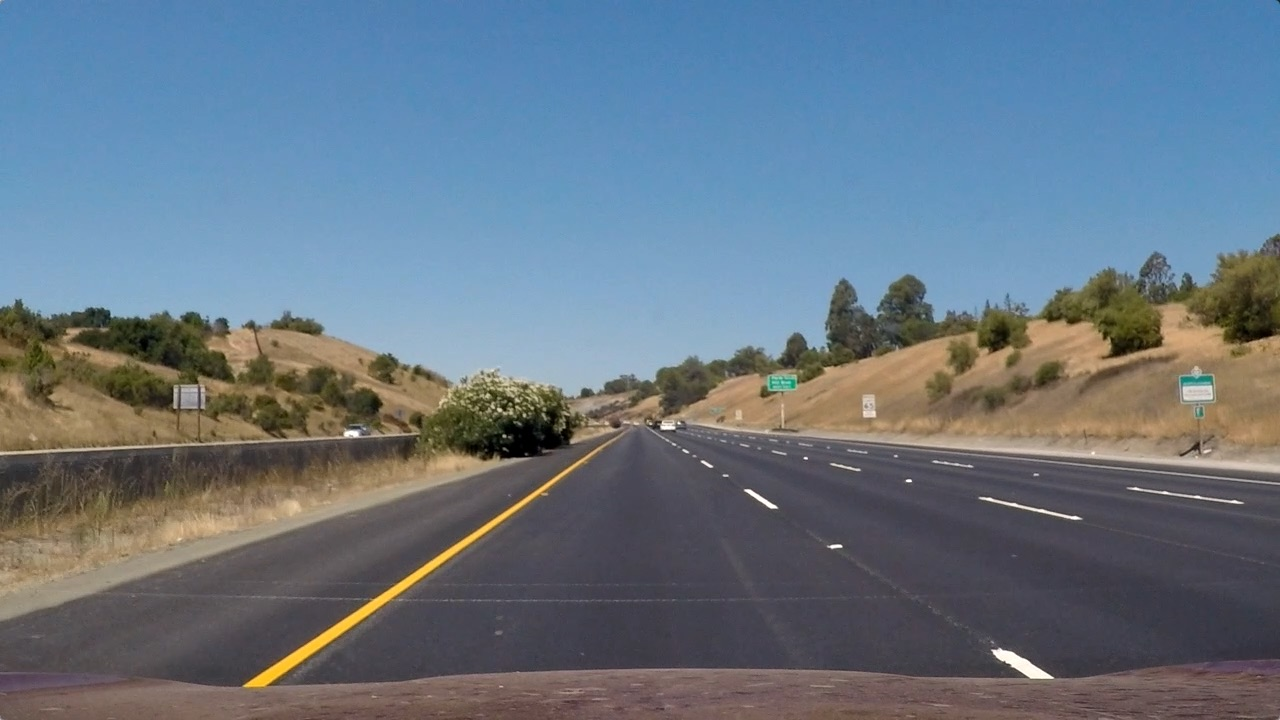
#> input picture input/straight_lines1.jpg, 1280 x 720 px; its folder holds only this picture in this run
$ python -i lane_detection_tracking.py   (imports and definitions only)   (older library calls are emulated)
#> lines starting #> are read from the running program, lines starting #| are printed output that depends on the picture; after the words box and inside, x2 and y2 are one past the last pixel; in counts of white or black regions, pixels touching at a corner belong together
### constants.py
# Constants

import numpy as np
import cv2

LANEWIDTH = 3.7  # highway lane width in US: 3.7 meters
input_scale = 1
output_frame_scale = 1
N = 4  # buffer previous N lines

# fullsize:1280x720
x = [194, 1117, 705, 575]
y = [719, 719, 461, 461]
X = [290, 990, 990, 290]
Y = [719, 719, 0, 0]

# Threshold for color and gradient thresholding
s_thresh, sx_thresh, dir_thresh, m_thresh, r_thresh = (
    120, 255), (20, 100), (0.7, 1.3), (30, 100), (200, 255)

src = np.floor(np.float32([[x[0], y[0]], [x[1], y[1]], [
               x[2], y[2]], [x[3], y[3]]]) / input_scale)
dst = np.floor(np.float32([[X[0], Y[0]], [X[1], Y[1]], [
               X[2], Y[2]], [X[3], Y[3]]]) / input_scale)

frame_width = 1280
frame_height = 720

# Only for creating the final video visualization
X_b = [574, 706, 706, 574]
Y_b = [719, 719, 0, 0]
src_ = np.floor(np.float32([[x[0], y[0]], [x[1], y[1]], [
                x[2], y[2]], [x[3], y[3]]]) / (input_scale*2))
dst_ = np.floor(np.float32([[X_b[0], Y_b[0]], [X_b[1], Y_b[1]], [
                X_b[2], Y_b[2]], [X_b[3], Y_b[3]]]) / (input_scale*2))


def warper(img, M):

    # Compute and apply perspective transform
    img_size = (img.shape[1], img.shape[0])
    # keep same size as input image
    warped = cv2.warpPerspective(img, M, img_size, flags=cv2.INTER_NEAREST)

    return warped

### lane_detection_tracking.py
# Lane Detection and Tracking

import cv2
import numpy as np
from copy import copy
import matplotlib.pyplot as plt
import os
import logging
from constants import *

log_path = os.path.join(os.getcwd(), "logs")
# [8 lines not run here, left out]

op_path = os.getcwd()+'\output'
# [2 lines not run here, left out]


class Lane():
    def __init__(self):
        # was the line detected in the last frame or not
        self.detected = False
        # x values for detected line pixels
        self.cur_fitx = None
        # y values for detected line pixels
        self.cur_fity = None
        # x values of the last N fits of the line
        self.prev_fitx = []
        # polynomial coefficients for the most recent fit
        self.current_poly = [np.array([False])]
        # best polynomial coefficients for the last iteration
        self.prev_poly = [np.array([False])]

    def average_pre_lanes(self):
        tmp = copy(self.prev_fitx)
        tmp.append(self.cur_fitx)
        self.mean_fitx = np.mean(tmp, axis=0)

    def append_fitx(self):
        if len(self.prev_fitx) == N:
            self.prev_fitx.pop(0)
        self.prev_fitx.append(self.mean_fitx)

    def process(self, ploty):
        self.cur_fity = ploty
        self.average_pre_lanes()
        self.append_fitx()
        self.prev_poly = self.current_poly


def threshold_col_channel(channel, thresh):

    binary = np.zeros_like(channel)
    binary[(channel >= thresh[0]) & (channel <= thresh[1])] = 1

    return binary


def abs_sobel_thresh(img, orient='x', sobel_kernel=3, thresh=(0, 255)):

    # Apply the following steps to img
    # 1) Convert to grayscale
    gray = cv2.cvtColor(img, cv2.COLOR_RGB2GRAY)

    # 2) Take the derivative in x or y given orient = 'x' or 'y'
    # 3) Take the absolute value of the derivative or gradient
    if orient == 'x':
        abs_sobel = np.absolute(
            cv2.Sobel(gray, cv2.CV_64F, 1, 0, ksize=sobel_kernel))
    if orient == 'y':
        abs_sobel = np.absolute(
            cv2.Sobel(gray, cv2.CV_64F, 0, 1, ksize=sobel_kernel))

    # 4) Scale to 8-bit (0 - 255) then convert to type = np.uint8
    scaled_sobel = np.uint8(255.*abs_sobel/np.max(abs_sobel))

    # 5) Create a mask of 1's where the scaled gradient magnitude
    # is > thresh_min and < thresh_max
    binary_output = np.zeros_like(scaled_sobel)
    binary_output[(scaled_sobel >= thresh[0]) &
                  (scaled_sobel <= thresh[1])] = 1

    return binary_output


def dir_threshold(img, sobel_kernel=3, thresh=(0, np.pi/2)):
    """ threshold according to the direction of the gradient

    :param img:
    :param sobel_kernel:
    :param thresh:
    :return:
    """

    # Apply the following steps to img
    # 1) Convert to grayscale
    gray = cv2.cvtColor(img, cv2.COLOR_RGB2GRAY)

    # 2) Take the gradient in x and y separately
    sobelx = cv2.Sobel(gray, cv2.CV_64F, 1, 0, ksize=sobel_kernel)
    sobely = cv2.Sobel(gray, cv2.CV_64F, 0, 1, ksize=sobel_kernel)

    # 3) Take the absolute value of the x and y gradients
    # 4) Use np.arctan2(abs_sobely, abs_sobelx) to calculate the direction of the gradient
    absgraddir = np.arctan2(np.absolute(sobely), np.absolute(sobelx))

    # 5) Create a binary mask where direction thresholds are met
    binary_output = np.zeros_like(absgraddir)
    binary_output[(absgraddir >= thresh[0]) & (absgraddir <= thresh[1])] = 1

    return binary_output


def find_edges(img, s_thresh=s_thresh, sx_thresh=sx_thresh, dir_thresh=dir_thresh, visualization=False):

    img = np.copy(img)
    # Convert to HSV color space and threshold the s channel
    hls = cv2.cvtColor(img, cv2.COLOR_BGR2HLS).astype(np.float)
    s_channel = hls[:, :, 2]
    s_binary = threshold_col_channel(s_channel, thresh=s_thresh)
    if(visualization):
        cv2.imshow("HSV color space", s_binary)
        cv2.waitKey(0)
        # save image
        img_file = os.path.join(op_path, "hsv_image.png")
        status = cv2.imwrite(img_file, 255*s_binary)
        logging.info(
            "HSV color space Image written to file-system : {}".format(status))

    # Sobel x
    sxbinary = abs_sobel_thresh(
        img, orient='x', sobel_kernel=3, thresh=sx_thresh)
    # mag_binary = mag_thresh(img, sobel_kernel=3, thresh=m_thresh)
    # # gradient direction
    dir_binary = dir_threshold(img, sobel_kernel=3, thresh=dir_thresh)
    #
    # # output mask
    combined_binary = np.zeros_like(s_channel)
    combined_binary[(((sxbinary == 1) & (dir_binary == 1)) |
                     ((s_binary == 1) & (dir_binary == 1)))] = 1

    # add more weights for the s channel
    c_bi = np.zeros_like(s_channel)
    c_bi[((sxbinary == 1) & (s_binary == 1))] = 2

    ave_binary = (combined_binary + c_bi)

    return ave_binary


# [94 lines left out: functions window_search, tracker, not called in this run]

# fit the lane line


def full_search(binary_warped, visualization=False):

    histogram = np.sum(binary_warped[binary_warped.shape[0]//2:, :], axis=0)
    # Create an output image to draw on and  visualize the result
    out_img = np.dstack((binary_warped, binary_warped, binary_warped))*255
    out_img = out_img.astype('uint8')

    # Find the peak of the left and right halves of the histogram
    # These will be the starting point for the left and right lines
    midpoint = np.int(histogram.shape[0]/2)
    leftx_base = np.argmax(histogram[:midpoint])
    rightx_base = np.argmax(histogram[midpoint:]) + midpoint

    # Choose the number of sliding windows
    nwindows = 9
    # Set height of windows
    window_height = np.int(binary_warped.shape[0]/nwindows)
    # Identify the x and y positions of all nonzero pixels in the image
    nonzero = binary_warped.nonzero()
    nonzeroy = np.array(nonzero[0])
    nonzerox = np.array(nonzero[1])
    # Current positions to be updated for each window
    leftx_current = leftx_base
    rightx_current = rightx_base
    # Set the width of the windows +/- margin
    margin = np.floor(100/input_scale)
    # Set minimum number of pixels found to recenter window
    minpix = np.floor(50/input_scale)
    # Create empty lists to receive left and right lane pixel indices
    left_lane_inds = []
    right_lane_inds = []

    # Step through the windows one by one
    for window in range(nwindows):
        # Identify window boundaries in x and y (and right and left)
        win_y_low = binary_warped.shape[0] - (window+1)*window_height
        win_y_high = binary_warped.shape[0] - window*window_height
        win_xleft_low = leftx_current - margin
        win_xleft_high = leftx_current + margin
        win_xright_low = rightx_current - margin
        win_xright_high = rightx_current + margin
        # Draw the windows on the visualization image
        if visualization:
            cv2.rectangle(out_img, (int(win_xleft_low), int(win_y_low)), (int(
                win_xleft_high), int(win_y_high)), (0, 255, 0), 2)
            cv2.rectangle(out_img, (int(win_xright_low), int(win_y_low)), (int(
                win_xright_high), int(win_y_high)), (0, 255, 0), 2)

        # Identify the nonzero pixels in x and y within the window
        good_left_inds = ((nonzeroy >= win_y_low) & (nonzeroy < win_y_high) & (
            nonzerox >= win_xleft_low) & (nonzerox < win_xleft_high)).nonzero()[0]
        good_right_inds = ((nonzeroy >= win_y_low) & (nonzeroy < win_y_high) & (
            nonzerox >= win_xright_low) & (nonzerox < win_xright_high)).nonzero()[0]
        # Append these indices to the lists
        left_lane_inds.append(good_left_inds)
        right_lane_inds.append(good_right_inds)
        # If you found > minpix pixels, recenter next window on their mean position
        if len(good_left_inds) > minpix:
            leftx_current = np.int(np.mean(nonzerox[good_left_inds]))
        if len(good_right_inds) > minpix:
            rightx_current = np.int(np.mean(nonzerox[good_right_inds]))

    # Concatenate the arrays of indices
    left_lane_inds = np.concatenate(left_lane_inds)
    right_lane_inds = np.concatenate(right_lane_inds)

    # Extract left and right line pixel positions
    leftx = nonzerox[left_lane_inds]
    lefty = nonzeroy[left_lane_inds]
    rightx = nonzerox[right_lane_inds]
    righty = nonzeroy[right_lane_inds]

    # Fit a second order polynomial to each
    left_fit = np.polyfit(lefty, leftx, 2)
    right_fit = np.polyfit(righty, rightx, 2)
    # Visualization

    # Generate x and y values for plotting
    if visualization:
        ploty = np.linspace(
            0, binary_warped.shape[0]-1, binary_warped.shape[0])
        left_fitx = left_fit[0]*ploty**2 + left_fit[1]*ploty + left_fit[2]
        right_fitx = right_fit[0]*ploty**2 + right_fit[1]*ploty + right_fit[2]

        out_img[nonzeroy[left_lane_inds],
                nonzerox[left_lane_inds]] = [255, 0, 0]
        out_img[nonzeroy[right_lane_inds],
                nonzerox[right_lane_inds]] = [0, 0, 255]
        # plt.subplot(1,2,1)
        plt.imshow(out_img)
        # plt.imshow(binary_warped)
        plt.plot(left_fitx, ploty, color='yellow')
        plt.plot(right_fitx, ploty, color='yellow')
        plt.xlim((0, frame_width / input_scale))
        plt.ylim((frame_height / input_scale, 0))
        img_file = os.path.join(op_path, 'window_search.png')
        plt.title("Window Search to extract left and right line pixel positions")
        plt.xlabel("Image Widht (pixels)")
        plt.ylabel("Image Height (pixels)")
        plt.savefig(img_file)
        plt.show()

    return left_fit, right_fit


def detector(binary_sub, ploty, visualization=False):

    left_fit, right_fit = full_search(binary_sub, visualization=visualization)

    left_fitx = left_fit[0] * ploty**2 + left_fit[1] * ploty + left_fit[2]
    right_fitx = right_fit[0] * ploty**2 + right_fit[1] * ploty + right_fit[2]
    std_value = np.std(right_fitx - left_fitx)
    if std_value < (85 / input_scale):
        left_lane.current_poly = left_fit
        right_lane.current_poly = right_fit
        left_lane.cur_fitx = left_fitx
        right_lane.cur_fitx = right_fitx
        left_lane.detected = True
        right_lane.detected = True
    else:
        left_lane.current_poly = left_lane.prev_poly
        right_lane.current_poly = right_lane.prev_poly
        if len(left_lane.prev_fitx) > 0:
            left_lane.cur_fitx = left_lane.prev_fitx[-1]
            right_lane.cur_fitx = right_lane.prev_fitx[-1]
        else:
            left_lane.cur_fitx = left_fitx
            right_lane.cur_fitx = right_fitx
        left_lane.detected = False
        right_lane.detected = False


left_lane = Lane()
right_lane = Lane()


def lane_detection_tracking(frame, width=frame_width, height=frame_height, visualization=False):
    """
    Process frame
    frame: video frame to process

    1. Find Binary Image
    """

    global frame_width
    global frame_height

    frame_width = width
    frame_height = height

    # find the binary image of lane/edges
    img_binary = find_edges(frame, visualization=visualization)
    if(visualization):
        cv2.imshow("Binary Image", img_binary)
        cv2.waitKey(0)
        # save image
        img_file = os.path.join(op_path, "binary_image.png")
        status = cv2.imwrite(img_file, 255*img_binary)
        logging.info("Binary Image written to file-system : {}".format(status))

    # warp the image to bird view
    M = cv2.getPerspectiveTransform(src, dst)
    binary_warped = warper(img_binary, M)  # get binary image contains edges
    if(visualization):
        cv2.imshow("Binary Image - Bird View", binary_warped)
        cv2.waitKey(0)
        # save image
        img_file = os.path.join(op_path, "binary_image_bird_view.png")
        status = cv2.imwrite(img_file, 255*binary_warped)
        logging.info(
            "Binary Image - Bird View written to file-system : {}".format(status))

    # crop the binary image
    binary_sub = np.zeros_like(binary_warped)
    binary_sub[:, int(150/input_scale):int(-80/input_scale)
               ] = binary_warped[:, int(150/input_scale):int(-80/input_scale)]

    # start detector or tracker to find the lanes
    ploty = np.linspace(0, binary_warped.shape[0]-1, binary_warped.shape[0])
    if left_lane.detected:  # start tracker
        tracker(binary_sub, ploty, visualization)
    else:  # start detector
        detector(binary_sub, ploty, visualization)

    # average among the previous N frames to get the averaged lanes
    left_lane.process(ploty)
    right_lane.process(ploty)

    return ploty, left_lane, right_lane, binary_sub

>>> import cv2
>>> picture = cv2.cvtColor(cv2.imread('input/straight_lines1.jpg'), cv2.COLOR_BGR2RGB)
>>> result = lane_detection_tracking(picture)
#> in find_edges, `s_binary = threshold_col_channel(s_channel, thresh=s_thresh)`:
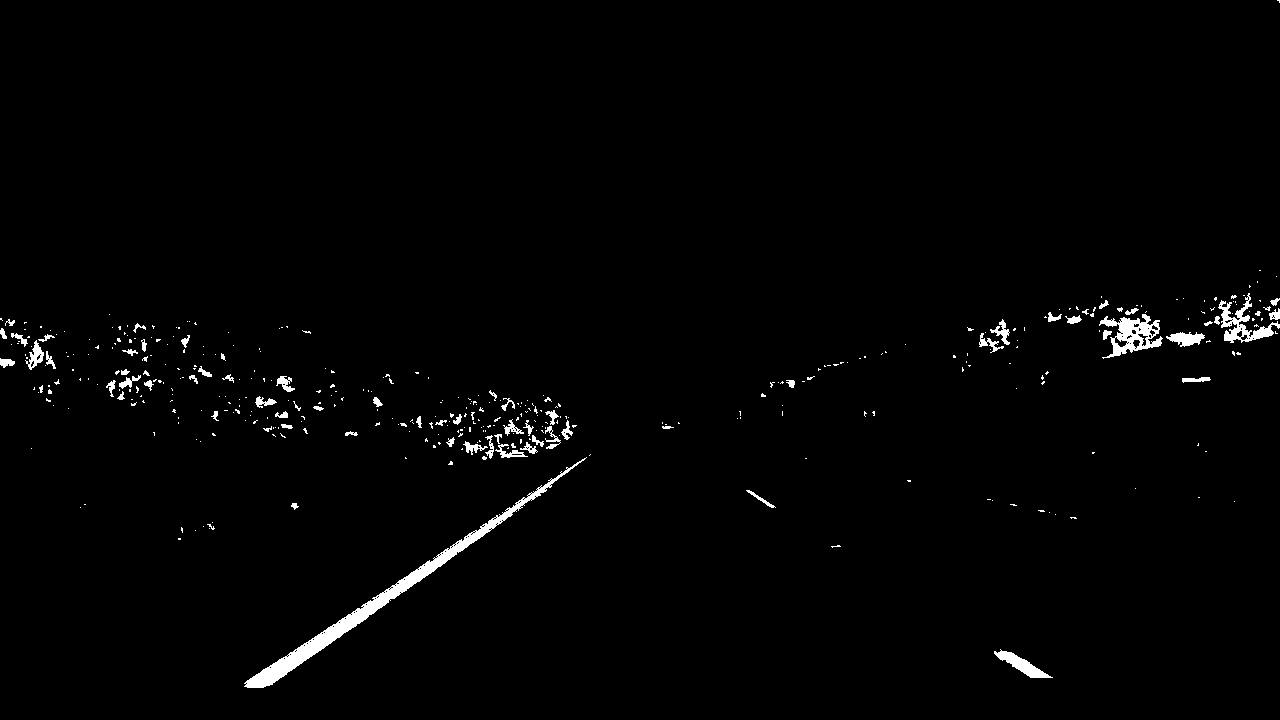
#> s_binary: shape (720, 1280) float64; values 0 (black) and 1 (white), 1.4% white; 410 white regions (338 under 20 px), largest, box (x1, y1, x2, y2) and area: (244, 457, 587, 688) 4199, (1099, 314, 1163, 359) 1252, (1218, 293, 1280, 343) 945
#> in find_edges, `dir_binary = dir_threshold(img, sobel_kernel=3, thresh=dir_thresh)`:
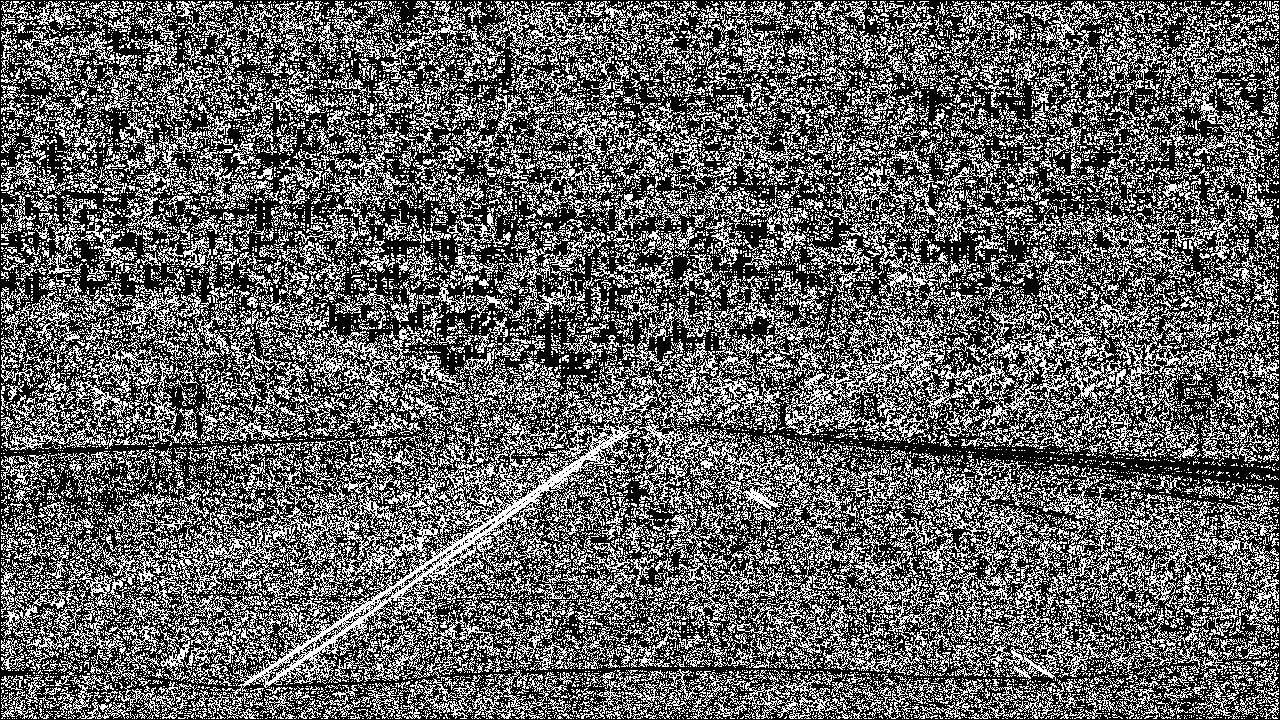
#> dir_binary: shape (720, 1280) float64; values 0 (black) and 1 (white), 37.9% white in thin lines or dots
#> in full_search, `histogram = np.sum(binary_warped[binary_warped.shape[0]//2:, :], axis=0)`: histogram = 1280 values, max 811 at index 316, min 0 at index 0, mean 20.65
#> in full_search, `out_img = out_img.astype('uint8')`:
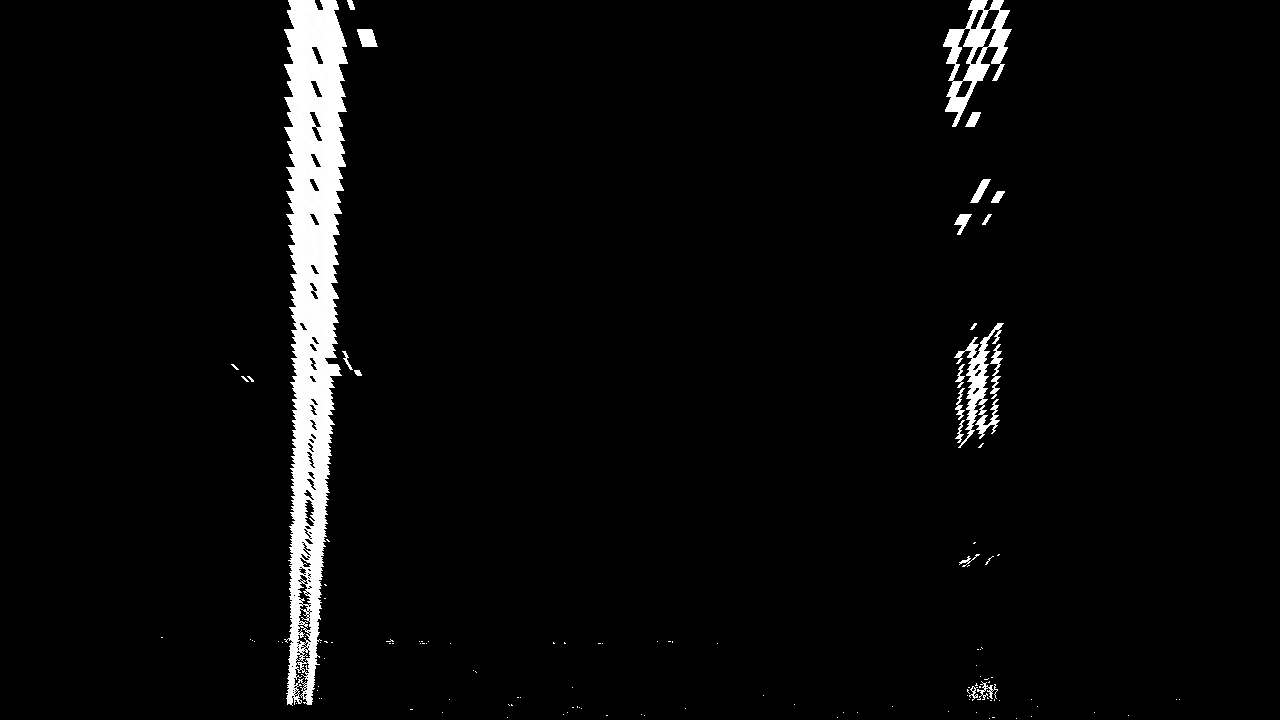
#> out_img: shape (720, 1280, 3); min 0, max 255, mean 9.3
#> in full_search, `leftx_base = np.argmax(histogram[:midpoint])`: leftx_base = 316
#> in full_search, `rightx_base = np.argmax(histogram[midpoint:]) + midpoint`: rightx_base = 982
#> in full_search, `nonzero = binary_warped.nonzero()`: nonzero = 33857 positions, rows 0 to 718, columns 161 to 1179
#> in full_search, `leftx_current = leftx_base`: leftx_current = 316
#> in full_search, `rightx_current = rightx_base`: rightx_current = 982
#> the loop in full_search, `for window in range(nwindows):` made 9 passes
#> (win_xleft_low, win_xleft_high, win_xright_low, win_xright_high, leftx_current, rightx_current) on passes 1, 4, 5, 7: (216, 416, 882, 1082, 302, 982), (208, 408, 882, 1082, 311, 975), (211, 411, 875, 1075, 313, 979), (213, 413, 879, 1079, 314, 977)
#> after the loop in full_search, `for window in range(nwindows):`: left_lane_inds = 9 items
#> in full_search, `right_lane_inds = np.concatenate(right_lane_inds)`: right_lane_inds = 6501 values, max 33856 at index 239, min 48 at index 3926, mean 13492.5
#> in full_search, `rightx = nonzerox[right_lane_inds]`: rightx = 6501 values, max 1037 at index 231, min 892 at index 230, mean 976.6
#> in full_search, `righty = nonzeroy[right_lane_inds]`: righty = 6501 values, max 718 at index 238, min 0 at index 3926, mean 215.2
#> in full_search, `left_fit = np.polyfit(lefty, leftx, 2)`: left_fit = [-2.48e-05, -0.00475, 317.4]
#> in full_search, `right_fit = np.polyfit(righty, rightx, 2)`: right_fit = [4.47e-05, -0.0201, 977.4]
#> in detector, `left_fit, right_fit = full_search(binary_sub, visualization=visualizat..`: left_fit = [-2.48e-05, -0.00475, 317.4]; right_fit = [4.47e-05, -0.0201, 977.4]
#> in detector, `left_fitx = left_fit[0] * ploty**2 + left_fit[1] * ploty + left_fit[2]`: left_fitx = 720 values, max 317.4 at index 0, min 301.2 at index 719, mean 311.4
#> in detector, `right_fitx = right_fit[0] * ploty**2 + right_fit[1] * ploty + right_fi..`: right_fitx = 720 values, max 986 at index 719, min 975.1 at index 225, mean 977.8
#> in detector, `std_value = np.std(right_fitx - left_fitx)`: std_value = 7.67
#> in detector, `left_lane.current_poly = left_fit`: left_lane.current_poly = [-2.48e-05, -0.00475, 317.4]
#> in detector, `right_lane.current_poly = right_fit`: right_lane.current_poly = [4.47e-05, -0.0201, 977.4]
#> in detector, `left_lane.cur_fitx = left_fitx`: left_lane.cur_fitx has the same summary as left_fitx
#> in detector, `right_lane.cur_fitx = right_fitx`: right_lane.cur_fitx has the same summary as right_fitx
#> in average_pre_lanes, `self.mean_fitx = np.mean(tmp, axis=0)`: self.mean_fitx has the same summary as left_fitx in detector
#> in process, `self.prev_poly = self.current_poly`: self.prev_poly = [-2.48e-05, -0.00475, 317.4]
